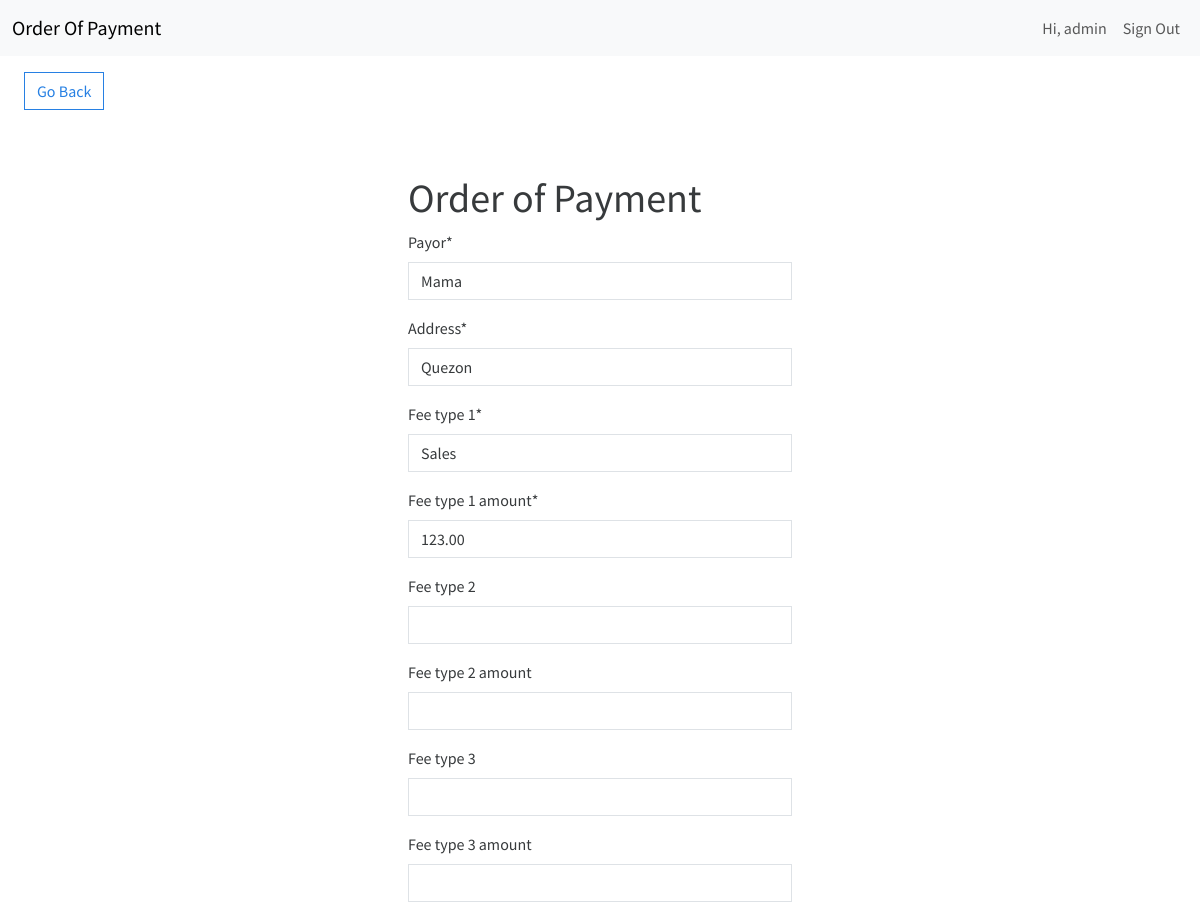
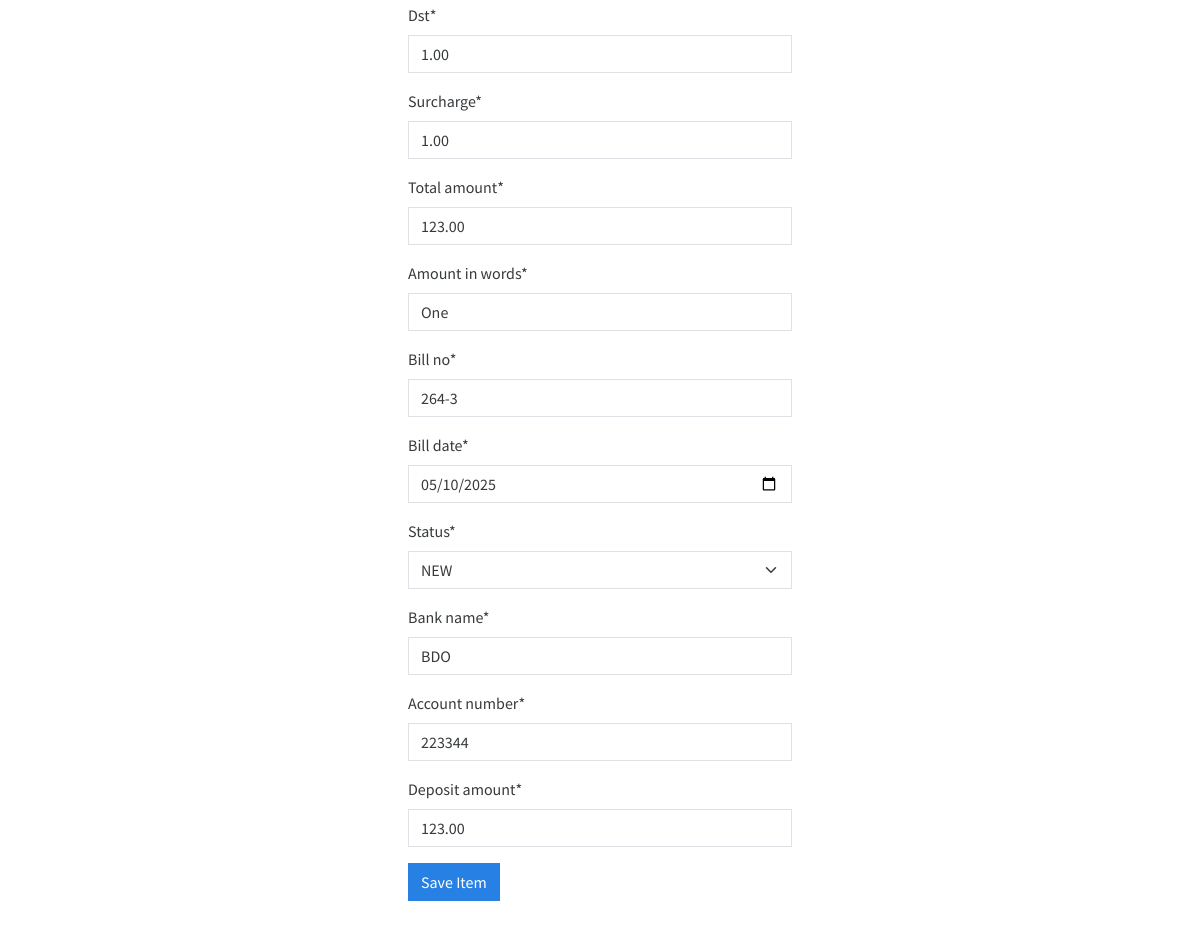
Screenshot of /edit-item/3 (signed in) with the database file from the repository (2 pictures, top to bottom).
### order_payment/models.py (models this page shows, shortened)
class OrderPaymentItem(models.Model):
    entity_name = models.CharField(max_length=200, default="Departmenf of Trade and Industry Region IV-A")
    fund_cluster = models.CharField(max_length=200, default="01-Regular Agency Fund")
    serial_number = models.CharField(max_length=200)
    date = models.DateTimeField(auto_now_add=True)
    collecting_officer = models.CharField(max_length=200, default="Cash/Treasury Unit")
    payor = models.CharField(max_length=200)
    address = models.CharField(max_length=400)
    fee_type_1 = models.CharField(max_length=200)
    fee_type_1_amount = models.DecimalField(max_digits=10, decimal_places=2)
    fee_type_2 = models.CharField(max_length=200, null=True, blank=True)
    fee_type_2_amount = models.DecimalField(max_digits=10, decimal_places=2, null=True, blank=True)
    fee_type_3 = models.CharField(max_length=200, null=True, blank=True)
    fee_type_3_amount = models.DecimalField(max_digits=10, decimal_places=2, null=True, blank=True)
    dst = models.DecimalField(max_digits=10, decimal_places=2)
    surcharge = models.DecimalField(max_digits=10, decimal_places=2)
    total_amount = models.DecimalField(max_digits=10, decimal_places=2)
    amount_in_words = models.CharField(max_length=500)
    bill_no = models.CharField(max_length=200)
    bill_date = models.DateField(auto_now_add=False)
    status = models.CharField(max_length=200, default="NEW")
    bank_name = models.CharField(max_length=200)
    account_number = models.CharField(max_length=200)
    deposit_amount = models.DecimalField(max_digits=10, decimal_places=2)
    acting_accountant = models.CharField(max_length=200)
    update_date = models.DateField(auto_now_add=True)
    last_update_by = models.CharField(max_length=200, null=True, blank=True)
    created_by = models.CharField(max_length=200, null=True, blank=True)
    user = models.ForeignKey(User, on_delete=models.CASCADE)
    class Meta:
        verbose_name_plural = "Order Of Payment Items"

### order_payment/views.py (the view, shortened to what this page needs)
# urls.py: path('edit-item/<int:pk>', EditItem.as_view(), name='edit-item'),
class EditItem(LoginRequiredMixin, UpdateView):
    model = OrderPaymentItem
    form_class = OrderPaymentItemForm
    template_name = 'order_payment/item_form.html'
    success_url = reverse_lazy('dashboard')

### order_payment/forms.py
class OrderPaymentItemForm(forms.ModelForm):
    statuses = [
        ('NEW', 'NEW'),
        ('APPROVED',"APPROVED"),
        ('REJECTED',"REJECTED")
    ]
    status = forms.ChoiceField(choices=statuses)
    bill_date = forms.DateField(widget=forms.DateInput(attrs={'type': 'date'}))
    class Meta:
        model = OrderPaymentItem
        fields = ['payor', 'address', 'fee_type_1', 'fee_type_1_amount',
                  'fee_type_2', 'fee_type_2_amount', 'fee_type_3', 'fee_type_3_amount',
                  'dst', 'surcharge', 'total_amount', 'amount_in_words',
                  'bill_no', 'bill_date', 'status', 'bank_name', 'account_number',
                  'deposit_amount']

### order_payment/templates/order_payment/item_form.html (shortened to what this page needs)
{% extends 'order_payment/base.html' %}
{% load crispy_forms_tags %}
{% block content %}
	<a href="{% url 'dashboard' %}" class="btn btn-outline-primary my-3 mx-4">Go Back</a>
	<div class="row">
		<div class="col-11 col-md-4 mx-auto mt-5">
			<h1>Order of Payment</h1>
			<form method="POST">
				{{ form|crispy }}
				<div class="mt-3">
					<button class="btn btn-primary">Save Item</button>
				</div>
			</form>
            <br />
		</div>
	</div>
{% endblock content %}

### order_payment/templates/order_payment/navigation.html (shortened to what this page needs)
<nav class="navbar navbar-expand-lg bg-light">
	<div class="container-fluid">
		<a class="navbar-brand" href="{% url 'index' %}">Order Of Payment</a>
		<div class="collapse navbar-collapse justify-content-end" id="navbarNav">
			<ul class="navbar-nav">
				{% if user.is_authenticated %}
					<li class="nav-item">
						<a class="nav-link" href="#">Hi, {{ user.username }}</a>
					</li>
					<li class="nav-item">
						<form method="post" action="{% url 'logout' %}">
                            <button class="nav-link">Sign Out</button>
                       </form>
					</li>
				{% else %}
					<li class="nav-item">
						<a class="nav-link" href="{% url 'login' %}">Sign In</a>
					</li>
				{% endif %}
			</ul>
		</div>
	</div>
</nav>

### rows the page displays
OrderPaymentItem: payor "Mama", address "Quezon", fee_type_1 "Sales", fee_type_1_amount "123.00", dst "1.00", surcharge "1.00", total_amount "123.00", amount_in_words "One", bill_no "264-3", bill_date "05/10/2025", status "NEW", bank_name "BDO", account_number "223344", deposit_amount "123.00"

### other values shown
{{ user.username }} "admin"
